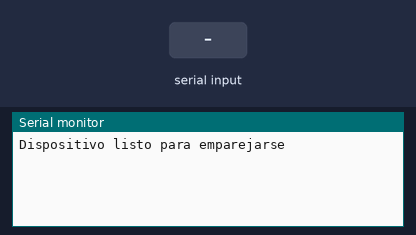
Bench run of a sketch on a simulated ESP32. Shown: the last lines printed to the serial monitor. The inputs (shaded band) are chosen by the test bench. Nothing arrives over Bluetooth unless stated.

Above: at 1.8 s.
1.9 s: "1" received over the second serial link
At 2.9 s:
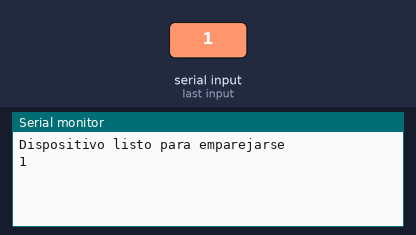
3.5 s: "0" received over the second serial link
At 4.1 s:
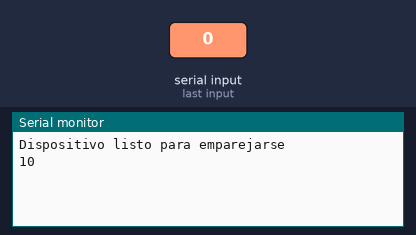

Measured:
- after the input at 1.9 s, the serial monitor: prints a new line after 0.10 s (image 1)
- after the input at 3.5 s, the serial monitor: prints a new line at once (image 2)

The sketch:

29_bluetooth.ino
```cpp
#include <BluetoothSerial.h>

BluetoothSerial serialBT;

void setup() {
  Serial.begin(115200);
  serialBT.begin("BT_Natalia",true);
  Serial.println("Dispositivo listo para emparejarse");

}

void loop() {

  if(Serial.available()){
    serialBT.write(Serial.read());
  }
  if(serialBT.available()){
    Serial.write(serialBT.read());
  }
  delay(500);
}
```
